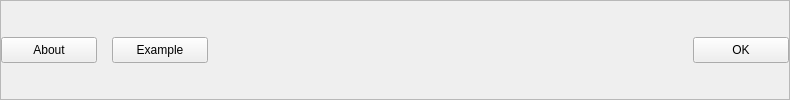
     <widget class="QFrame" name="frame_bottom_bar">
      <property name="sizePolicy">
       <sizepolicy hsizetype="Minimum" vsizetype="Fixed">
        <horstretch>0</horstretch>
        <verstretch>0</verstretch>
       </sizepolicy>
      </property>
      <property name="minimumSize">
       <size>
        <width>790</width>
        <height>36</height>
       </size>
      </property>
      <property name="maximumSize">
       <size>
        <width>790</width>
        <height>16777215</height>
       </size>
      </property>
      <property name="frameShape">
       <enum>QFrame::StyledPanel</enum>
      </property>
      <property name="frameShadow">
       <enum>QFrame::Raised</enum>
      </property>
      <layout class="QHBoxLayout" name="horizontalLayout_4">
       <property name="spacing">
        <number>0</number>
       </property>
       <property name="leftMargin">
        <number>0</number>
       </property>
       <property name="topMargin">
        <number>0</number>
       </property>
       <property name="rightMargin">
        <number>0</number>
       </property>
       <property name="bottomMargin">
        <number>0</number>
       </property>
       <item>
        <widget class="QPushButton" name="pushButton_about">
         <property name="minimumSize">
          <size>
           <width>96</width>
           <height>26</height>
          </size>
         </property>
         <property name="maximumSize">
          <size>
           <width>16777215</width>
           <height>16777215</height>
          </size>
         </property>
         <property name="toolTip">
          <string>Click to generate example input parameters.</string>
         </property>
         <property name="text">
          <string>About</string>
         </property>
        </widget>
       </item>
       <item>
        <spacer name="horizontalSpacer_5">
         <property name="orientation">
          <enum>Qt::Horizontal</enum>
         </property>
         <property name="sizeType">
          <enum>QSizePolicy::Fixed</enum>
         </property>
         <property name="sizeHint" stdset="0">
          <size>
           <width>15</width>
           <height>20</height>
          </size>
         </property>
        </spacer>
       </item>
       <item>
        <widget class="QPushButton" name="pushButton_example">
         <property name="minimumSize">
          <size>
           <width>96</width>
           <height>26</height>
          </size>
         </property>
         <property name="maximumSize">
          <size>
           <width>16777215</width>
           <height>16777215</height>
          </size>
         </property>
         <property name="toolTip">
          <string>Click to generate example input parameters.</string>
         </property>
         <property name="text">
          <string>Example</string>
         </property>
        </widget>
       </item>
       <item>
        <spacer name="horizontalSpacer_4">
         <property name="orientation">
          <enum>Qt::Horizontal</enum>
         </property>
         <property name="sizeHint" stdset="0">
          <size>
           <width>40</width>
           <height>20</height>
          </size>
         </property>
        </spacer>
       </item>
       <item>
        <widget class="QPushButton" name="pushButton_ok">
         <property name="minimumSize">
          <size>
           <width>96</width>
           <height>26</height>
          </size>
         </property>
         <property name="maximumSize">
          <size>
           <width>16777215</width>
           <height>16777215</height>
          </size>
         </property>
         <property name="toolTip">
          <string>Click (or press Enter) to calculate.</string>
         </property>
         <property name="text">
          <string>OK</string>
         </property>
        </widget>
       </item>
      </layout>
     </widget>
